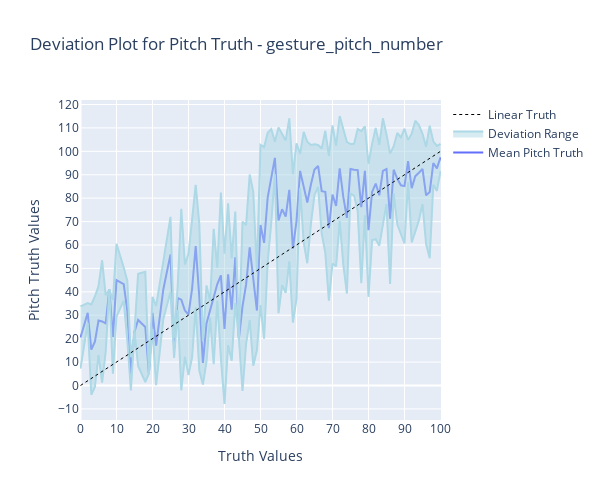
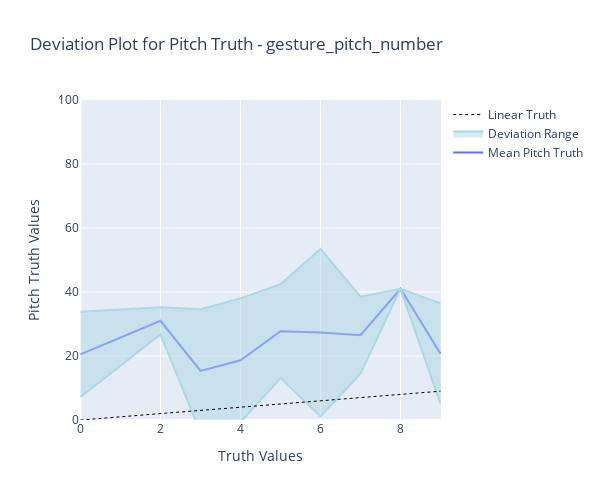
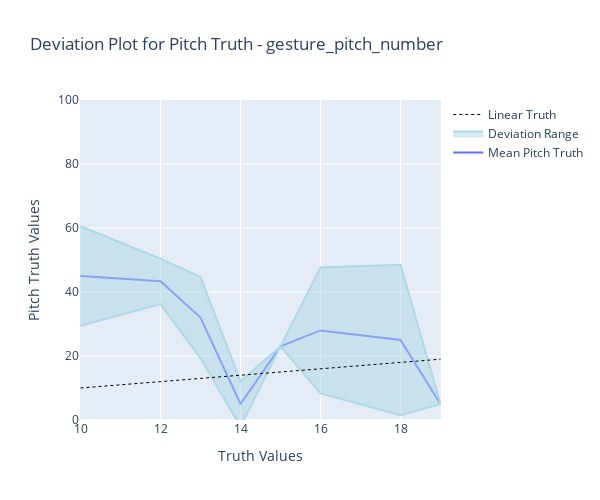
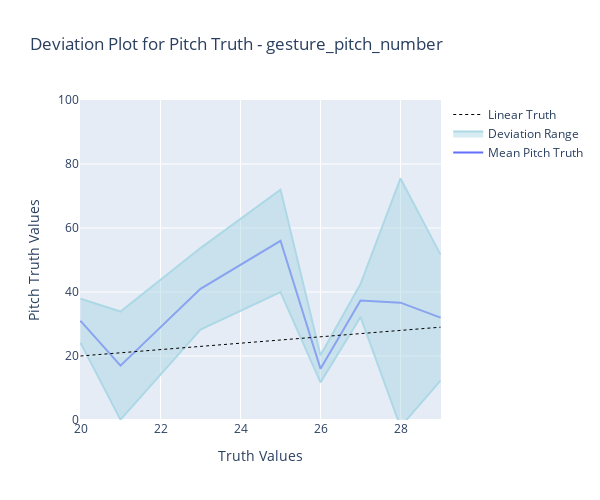

The code cell stored with these charts, in order, in its notebook:
### Code cell
color_index = [
    "gesture_pitch_number",
    "gesture_roll_number",
    "slider_number",
    "gesture_pitch_greyscale",
    "gesture_roll_greyscale",
    "slider_greyscale"
]
colors = px.colors.qualitative.Plotly

def create_deviation_plots(truth_values, experiment_type, truth_type):
    filtered_df = df[(df['experiment_type'] == experiment_type) & 
                     (df['truth'].isin(truth_values)) & 
                     (df['inputType'] == truth_type["input_type"])]

    mean_truth = filtered_df.groupby("truth")[truth_type["truth"]].mean().reset_index()
    std_truth = filtered_df.groupby("truth")[truth_type["truth"]].std().reset_index()

    mean_std_df = pd.merge(mean_truth, std_truth, on="truth", suffixes=('_mean', '_std'))
    
    # Have to fill NaNs with zeroes, needed if one or more truths only have one reading
    mean_std_df[f'{truth_type["truth"]}_std'] = mean_std_df[f'{truth_type["truth"]}_std'].fillna(0)
    mean_std_df[f'{truth_type["truth"]}_std'] = mean_std_df[f'{truth_type["truth"]}_std'].abs()
    
    fig = go.Figure()
    fig.add_trace(go.Scatter(
        x=mean_std_df["truth"], y=mean_std_df[f'{truth_type["truth"]}_mean'],
        mode='lines', line=dict(color=colors[color_index.index(experiment_type)]), name=f'Mean {truth_type["label"]}'
    ))

    upper_bound = mean_std_df[f'{truth_type["truth"]}_mean'] + mean_std_df[f'{truth_type["truth"]}_std']
    lower_bound = mean_std_df[f'{truth_type["truth"]}_mean'] - mean_std_df[f'{truth_type["truth"]}_std']
    
    fig.add_trace(go.Scatter(
        x=mean_std_df["truth"], y=upper_bound,
        fill=None, mode='lines', line=dict(color='lightblue'), name='Upper Deviation Range', showlegend=False
    ))
    fig.add_trace(go.Scatter(
        x=mean_std_df["truth"], y=lower_bound,
        fill='tonexty', mode='lines', line=dict(color='lightblue'), name='Deviation Range'
    ))
    
    scale_min = min(truth_values)
    scale_max = max(truth_values)
    
    fig.add_shape(
        type="line",
        x0=scale_min, y0=scale_min, x1=scale_max, y1=scale_max,
        line=dict(color="Black", width=1, dash="dot"),
        showlegend=True,
        name="Linear Truth"
    )

    fig.update_layout(
        title=f"Deviation Plot for {truth_type['label']} - {experiment_type}",
        xaxis_title="Truth Values",
        yaxis_title=f"{truth_type['label']} Values",
        hovermode="x",
        width=600,
        height=500
    )
    
    if len(truth_values) > 10:
        fig.update_xaxes(tickmode='linear', dtick=10)
        fig.update_yaxes(tickmode='linear', dtick=10)
    else:
        fig.update_yaxes(range=[0, scale_type[experiment_type]])

    fig.show()
    
create_deviation_plots([i for i in range(0, 101)], "gesture_pitch_number", experiment_truth_type["gesture_pitch_number"])
    
for batch in truth_value_batches_100:
    create_deviation_plots(batch, "gesture_pitch_number", experiment_truth_type["gesture_pitch_number"])

create_deviation_plots([i for i in range(0, 101)], "gesture_roll_number", experiment_truth_type["gesture_roll_number"])

for batch in truth_value_batches_100:
    create_deviation_plots(batch, "gesture_roll_number", experiment_truth_type["gesture_roll_number"])
    
create_deviation_plots([i for i in range(0, 101)], "slider_number", experiment_truth_type["slider_number"])
    
for batch in truth_value_batches_100:
    create_deviation_plots(batch, "slider_number", experiment_truth_type["slider_number"])
    
create_deviation_plots([i for i in range(0, 50)], "gesture_pitch_greyscale", experiment_truth_type["gesture_pitch_greyscale"])

for batch in truth_value_batches_49:
    create_deviation_plots(batch, "gesture_pitch_greyscale", experiment_truth_type["gesture_pitch_greyscale"])

create_deviation_plots([i for i in range(0, 50)], "gesture_roll_greyscale", experiment_truth_type["gesture_roll_greyscale"])

for batch in truth_value_batches_49:
    create_deviation_plots(batch, "gesture_roll_greyscale", experiment_truth_type["gesture_roll_greyscale"])

create_deviation_plots([i for i in range(0, 50)], "slider_greyscale", experiment_truth_type["slider_greyscale"])

for batch in truth_value_batches_49:
    create_deviation_plots(batch, "slider_greyscale", experiment_truth_type["slider_greyscale"])

### Figure 1 — Plotly figure (JSON) as saved in the notebook; plotly's stock layout.template omitted (floating-point values rounded to 4 significant figures)
{"data": [{"line": {"color": "#636EFA"}, "mode": "lines", "name": "Mean Pitch Truth", "type": "scatter", "x": [0, 2, 3, 4, 5, 6, 7, 8, 9, 10, 12, 13, 14, 15, 16, 18, 19, 20, 21, 23, 25, 26, 27, 28, 29, 30, 31, 32, 33, 34, 35, 36, 37, 38, 39, 40, 41, 42, 43, 44, 45, 46, 47, 48, 49, 50, 51, 52, 53, 54, 55, 56, 57, 58, 59, 60, 61, 62, 63, 64, 65, 66, 67, 68, 69, 70, 71, 72, 73, 74, 75, 76, 77, 78, 79, 80, 81, 82, 83, 84, 85, 86, 87, 88, 89, 90, 91, 92, 93, 94, 95, 96, 97, 98, 99, 100], "y": [20.5, 31, 15.33, 18.67, 27.75, 27.33, 26.5, 41, 20.75, 45, 43.33, 32, 5, 23, 28, 25, 5, 31, 17, 41, 56, 16, 37.33, 36.67, 32, 30.33, 41.4, 59.5, 37.75, 9.667, 26.5, 32.5, 38, 43.33, 47, 24.2, 47.5, 32.4, 54.75, 20, 33.8, 43.14, 59, 45.5, 32, 68.57, 60.91, 80.38, 89.57, 97.2, 70.5, 75.25, 72.11, 83.57, 58.5, 70.22, 91.67, 84.67, 78.14, 85.83, 92.2, 93.75, 83, 82.71, 67.15, 81.57, 76.67, 92.7, 80.55, 71.6, 92.5, 92.17, 92, 76.14, 91.67, 66.29, 82.67, 86.25, 81.25, 91.62, 92.4, 71.2, 92.14, 88.29, 85.5, 85.14, 95.86, 84.3, 89.4, 90.86, 92.5, 81.2, 82.67, 95, 92.71, 97.4]}, {"line": {"color": "lightblue"}, "mode": "lines", "name": "Upper Deviation Range", "showlegend": false, "type": "scatter", "x": [0, 2, 3, 4, 5, 6, 7, 8, 9, 10, 12, 13, 14, 15, 16, 18, 19, 20, 21, 23, 25, 26, 27, 28, 29, 30, 31, 32, 33, 34, 35, 36, 37, 38, 39, 40, 41, 42, 43, 44, 45, 46, 47, 48, 49, 50, 51, 52, 53, 54, 55, 56, 57, 58, 59, 60, 61, 62, 63, 64, 65, 66, 67, 68, 69, 70, 71, 72, 73, 74, 75, 76, 77, 78, 79, 80, 81, 82, 83, 84, 85, 86, 87, 88, 89, 90, 91, 92, 93, 94, 95, 96, 97, 98, 99, 100], "y": [33.8, 35.24, 34.63, 38.01, 42.41, 53.49, 38.52, 41, 36.46, 60.56, 50.43, 44.73, 12.07, 23, 47.67, 48.52, 5, 37.88, 33.89, 53.73, 72, 20.24, 42.46, 75.48, 51.69, 56.22, 70.76, 85.66, 69.1, 18.96, 42.76, 36.04, 66.91, 50.36, 82.42, 56.3, 77.79, 54.26, 74.32, 20, 69.97, 68.5, 90.11, 82.56, 48.97, 102.8, 101.8, 108.0, 109.5, 104.1, 110.2, 107.7, 104.7, 114.1, 90.19, 103.4, 98.9, 108.3, 104.1, 102.7, 103.0, 102.7, 101.2, 108.8, 98.11, 111.1, 102.4, 115.1, 109.5, 103.9, 103.1, 103.2, 109.5, 108.6, 110.6, 94.7, 103.2, 110.0, 102.8, 114.1, 107.3, 99.02, 102.2, 107.8, 106.0, 109.7, 104.8, 107.6, 113.1, 111.2, 107.5, 102.0, 111.0, 104.3, 102.3, 103.2]}, {"fill": "tonexty", "line": {"color": "lightblue"}, "mode": "lines", "name": "Deviation Range", "type": "scatter", "x": [0, 2, 3, 4, 5, 6, 7, 8, 9, 10, 12, 13, 14, 15, 16, 18, 19, 20, 21, 23, 25, 26, 27, 28, 29, 30, 31, 32, 33, 34, 35, 36, 37, 38, 39, 40, 41, 42, 43, 44, 45, 46, 47, 48, 49, 50, 51, 52, 53, 54, 55, 56, 57, 58, 59, 60, 61, 62, 63, 64, 65, 66, 67, 68, 69, 70, 71, 72, 73, 74, 75, 76, 77, 78, 79, 80, 81, 82, 83, 84, 85, 86, 87, 88, 89, 90, 91, 92, 93, 94, 95, 96, 97, 98, 99, 100], "y": [7.196, 26.76, -3.963, -0.681, 13.09, 1.174, 14.48, 41, 5.036, 29.44, 36.24, 19.27, -2.071, 23, 8.328, 1.484, 5, 24.12, 0.1082, 28.27, 40, 11.76, 32.2, -2.145, 12.31, 4.443, 12.04, 33.34, 6.398, 0.3751, 10.24, 28.96, 9.086, 36.31, 11.58, -7.905, 17.21, 10.54, 35.18, 20, -2.369, 17.78, 27.89, 8.437, 15.03, 34.38, 20.0, 52.77, 69.64, 90.32, 30.83, 42.83, 39.57, 53.07, 26.81, 37.01, 84.43, 61.04, 52.21, 68.94, 81.37, 84.79, 64.8, 56.66, 36.2, 52.07, 50.89, 70.31, 51.62, 39.27, 81.89, 81.1, 74.48, 43.68, 72.69, 37.87, 62.14, 62.48, 59.72, 69.12, 77.54, 43.38, 82.07, 68.73, 64.99, 60.63, 86.9, 61.04, 65.7, 70.51, 77.5, 60.39, 54.36, 85.75, 83.11, 91.59]}], "layout": {"height": 500, "hovermode": "x", "shapes": [{"line": {"color": "Black", "dash": "dot", "width": 1}, "name": "Linear Truth", "showlegend": true, "type": "line", "x0": 0, "x1": 100, "y0": 0, "y1": 100}], "title": {"text": "Deviation Plot for Pitch Truth - gesture_pitch_number"}, "width": 600, "xaxis": {"dtick": 10, "tickmode": "linear", "title": {"text": "Truth Values"}}, "yaxis": {"dtick": 10, "tickmode": "linear", "title": {"text": "Pitch Truth Values"}}}}

### Figure 2 — Plotly figure (JSON) as saved in the notebook; plotly's stock layout.template omitted (floating-point values rounded to 4 significant figures)
{"data": [{"line": {"color": "#636EFA"}, "mode": "lines", "name": "Mean Pitch Truth", "type": "scatter", "x": [0, 2, 3, 4, 5, 6, 7, 8, 9], "y": [20.5, 31, 15.33, 18.67, 27.75, 27.33, 26.5, 41, 20.75]}, {"line": {"color": "lightblue"}, "mode": "lines", "name": "Upper Deviation Range", "showlegend": false, "type": "scatter", "x": [0, 2, 3, 4, 5, 6, 7, 8, 9], "y": [33.8, 35.24, 34.63, 38.01, 42.41, 53.49, 38.52, 41, 36.46]}, {"fill": "tonexty", "line": {"color": "lightblue"}, "mode": "lines", "name": "Deviation Range", "type": "scatter", "x": [0, 2, 3, 4, 5, 6, 7, 8, 9], "y": [7.196, 26.76, -3.963, -0.681, 13.09, 1.174, 14.48, 41, 5.036]}], "layout": {"height": 500, "hovermode": "x", "shapes": [{"line": {"color": "Black", "dash": "dot", "width": 1}, "name": "Linear Truth", "showlegend": true, "type": "line", "x0": 0, "x1": 9, "y0": 0, "y1": 9}], "title": {"text": "Deviation Plot for Pitch Truth - gesture_pitch_number"}, "width": 600, "xaxis": {"title": {"text": "Truth Values"}}, "yaxis": {"range": [0, 100], "title": {"text": "Pitch Truth Values"}}}}

### Figure 3 — Plotly figure (JSON) as saved in the notebook; plotly's stock layout.template omitted (floating-point values rounded to 4 significant figures)
{"data": [{"line": {"color": "#636EFA"}, "mode": "lines", "name": "Mean Pitch Truth", "type": "scatter", "x": [10, 12, 13, 14, 15, 16, 18, 19], "y": [45, 43.33, 32, 5, 23, 28, 25, 5]}, {"line": {"color": "lightblue"}, "mode": "lines", "name": "Upper Deviation Range", "showlegend": false, "type": "scatter", "x": [10, 12, 13, 14, 15, 16, 18, 19], "y": [60.56, 50.43, 44.73, 12.07, 23, 47.67, 48.52, 5]}, {"fill": "tonexty", "line": {"color": "lightblue"}, "mode": "lines", "name": "Deviation Range", "type": "scatter", "x": [10, 12, 13, 14, 15, 16, 18, 19], "y": [29.44, 36.24, 19.27, -2.071, 23, 8.328, 1.484, 5]}], "layout": {"height": 500, "hovermode": "x", "shapes": [{"line": {"color": "Black", "dash": "dot", "width": 1}, "name": "Linear Truth", "showlegend": true, "type": "line", "x0": 10, "x1": 19, "y0": 10, "y1": 19}], "title": {"text": "Deviation Plot for Pitch Truth - gesture_pitch_number"}, "width": 600, "xaxis": {"title": {"text": "Truth Values"}}, "yaxis": {"range": [0, 100], "title": {"text": "Pitch Truth Values"}}}}

### Figure 4 — Plotly figure (JSON) as saved in the notebook; plotly's stock layout.template omitted (floating-point values rounded to 4 significant figures)
{"data": [{"line": {"color": "#636EFA"}, "mode": "lines", "name": "Mean Pitch Truth", "type": "scatter", "x": [20, 21, 23, 25, 26, 27, 28, 29], "y": [31, 17, 41, 56, 16, 37.33, 36.67, 32]}, {"line": {"color": "lightblue"}, "mode": "lines", "name": "Upper Deviation Range", "showlegend": false, "type": "scatter", "x": [20, 21, 23, 25, 26, 27, 28, 29], "y": [37.88, 33.89, 53.73, 72, 20.24, 42.46, 75.48, 51.69]}, {"fill": "tonexty", "line": {"color": "lightblue"}, "mode": "lines", "name": "Deviation Range", "type": "scatter", "x": [20, 21, 23, 25, 26, 27, 28, 29], "y": [24.12, 0.1082, 28.27, 40, 11.76, 32.2, -2.145, 12.31]}], "layout": {"height": 500, "hovermode": "x", "shapes": [{"line": {"color": "Black", "dash": "dot", "width": 1}, "name": "Linear Truth", "showlegend": true, "type": "line", "x0": 20, "x1": 29, "y0": 20, "y1": 29}], "title": {"text": "Deviation Plot for Pitch Truth - gesture_pitch_number"}, "width": 600, "xaxis": {"title": {"text": "Truth Values"}}, "yaxis": {"range": [0, 100], "title": {"text": "Pitch Truth Values"}}}}
